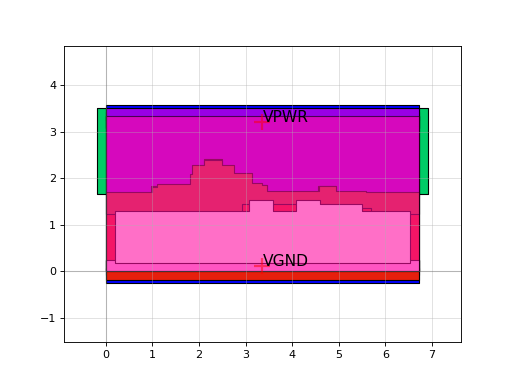

Here is the Python script that generated this plot:
import sky130

c = sky130.components.sky130_fd_sc_hs__dlclkp_1()
c.plot()
